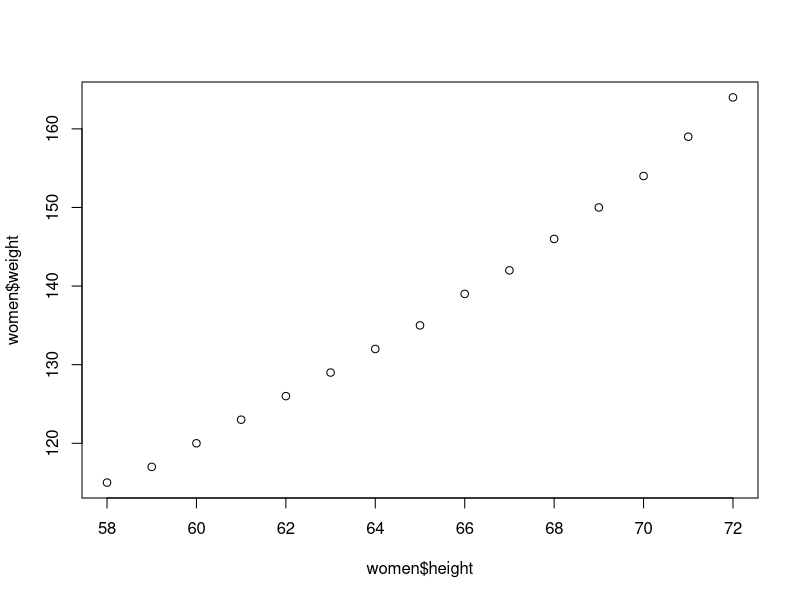
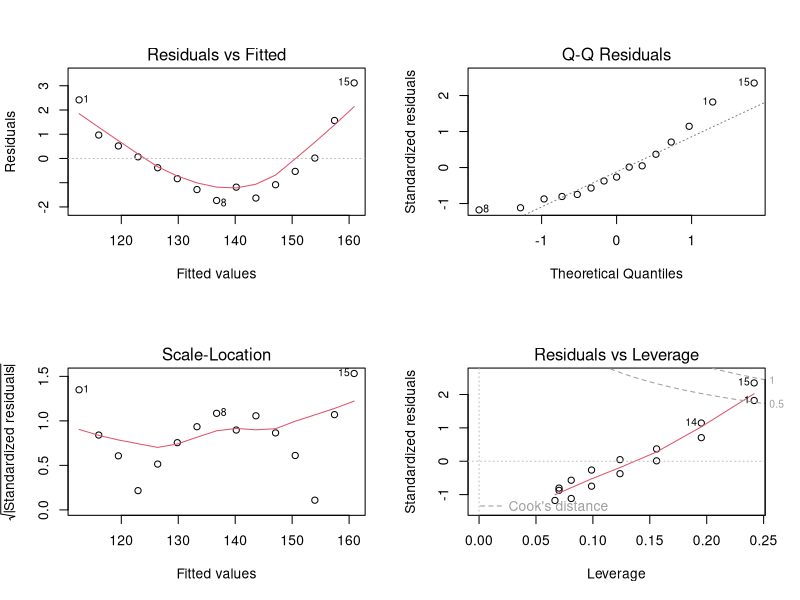
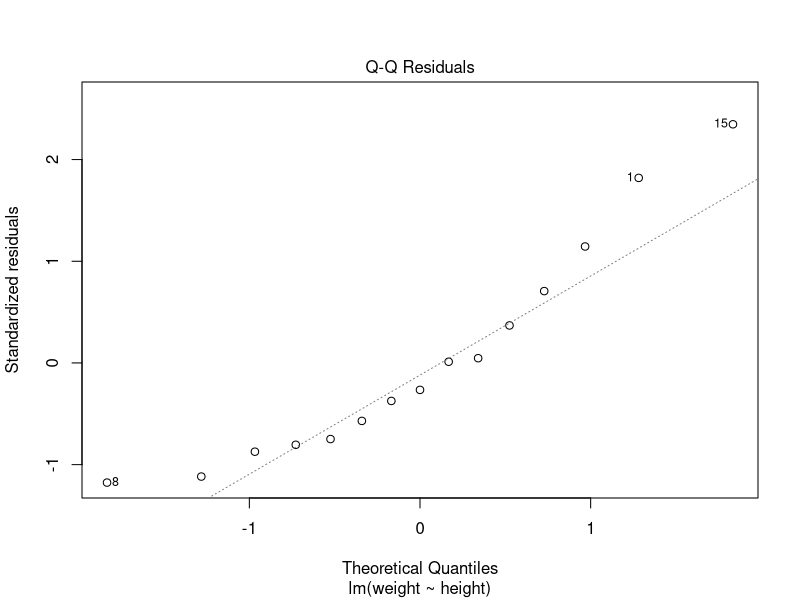
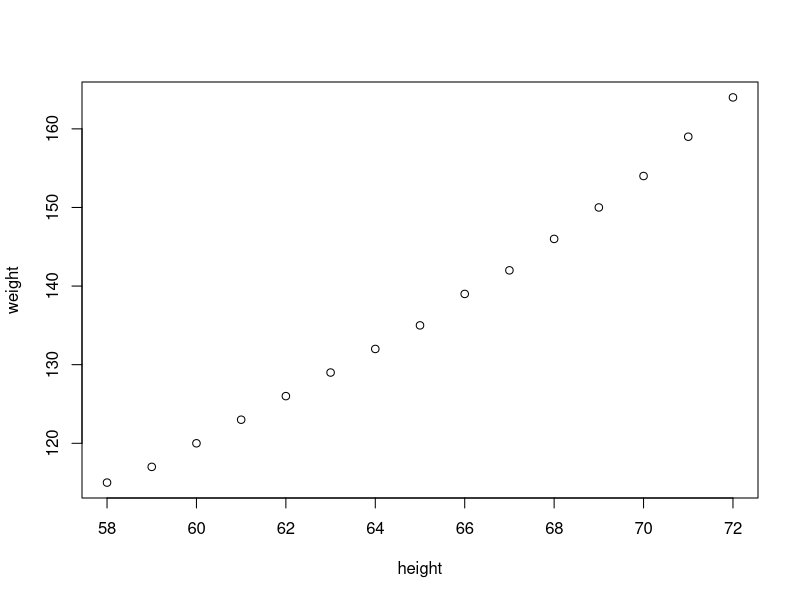

Reproduce these figures in R, in order. (Note: this script raises an error after producing the figures.)
# Simple Linear Regression : Built in Data Set Women
# Check for assumptions of Regression in the data Set
women
?women
str(women)
fit = lm(weight ~ height, data=women)
?plot
#Initial Checks
cor(women$height, women$weight)
#there is Strong and Positive Relationship between height and weight
plot(women$height, women$weight)
par(mfrow=c(2,2))#when you want change some in graph parameter multiple framesby row
plot(fit)
#one by one
par(mfrow=c(1,1))
plot(fit, which=2)
residuals(fit)
plot(women)

str(women)
head(women)
women[,2]
fitted(fit)
cbind(women, fitted(fit), predicted=3.45 * women$height - 87)
cbind(women, fitted(fit), residue=fitted(fit)-women$weight, resid(fit))
y = 3.4 * height - 87
plot(residuals(fit))
hist(women$height, breaks=4)
hist(residuals(fit))

hist(residuals(fit), freq=F)
lines(density(residuals(fit)))

#Prediction
ndata = data.frame(height=52.5)
predict(fit, newdata=ndata, type='response')


#Assumptions Regression
#Linearity----
#Linearity of the data. The relationship between the predictor (x) and the outcome (y) is assumed to be linear.
# component + residual plot 
plot(women$height, fitted(fit))
plot(residuals(fit) ~ fitted(fit))
plot(fit, which=1)
#residuals should be randomly distributed and not increase or decrease 


#Normality----
#Normality of residuals. The residual errors are assumed to be normally distributed.
plot(density(resid(fit)))
plot(fit, which=2)

#Homoscedasticity----
#Homogeneity of residuals variance. The residuals are assumed to have a constant variance (homoscedasticity - opposite of heteroscedasticity)
plot(fit, which=3)
#No funnel shape, random distribution of residuals
plot(fit, which=4)

#Auto-Correlation----
#Independence of residuals error terms. (Not dependent on previous values)
car::durbinWatsonTest(fit)#test for autocorrelation
#pvalue < 0; Ho that there is no correlation (r2=0) is accepted

#Outliers
plot(fit, which=4)
#potential outliers are highlighted 1, 14, 15 row
women[c(1,14,15),]
summary(women)

#Lets remove these values and then find R2
fit2 = lm(weight ~ height, data=women[-c(1,14,15),])
summary(fit2)
(summary(fit))$r.squared
(summary(fit2))$r.squared
AIC(fit, fit2) #lower value of AIC is better


#Potential Problems
#Non-linearity of the outcome - predictor relationships
#Heteroscedasticity: Non-constant variance of error terms.
#Auto Collinearity, Multi-collinearity
#Presence of influential values in the data that can be:
#Outliers: extreme values in the outcome (y) variable
#High-leverage points: extreme values in the predictors (x) variable

#All these assumptions and potential problems can be checked by producing some diagnostic plots visualizing the residual errors.
plot(fit1)